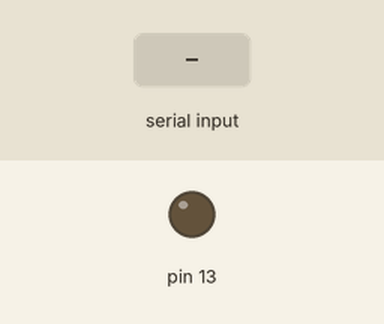
A sketch run on a simulated Arduino Uno, built with avr-gcc and run on an emulated ATmega328P. Shown: output pins drawn as LEDs (lit = HIGH). Inputs (shaded band) come from the test bench. What the sketch prints to the serial monitor is not drawn.

Above: at 1.2 s.
1.3 s: "1" received over Serial
At 2.8 s:
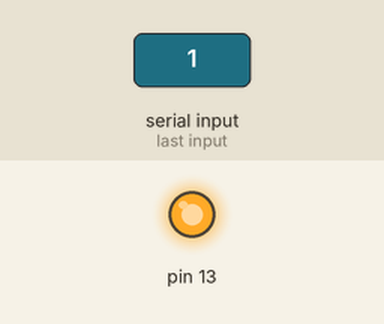
4.3 s: "0" received over Serial
At 7.0 s:
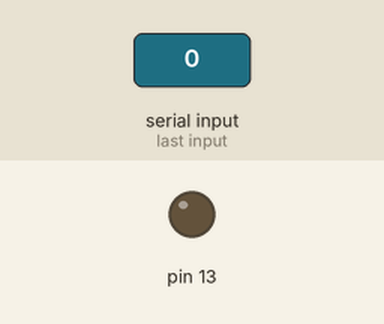
7.3 s: "2" received over Serial
At 8.8 s:
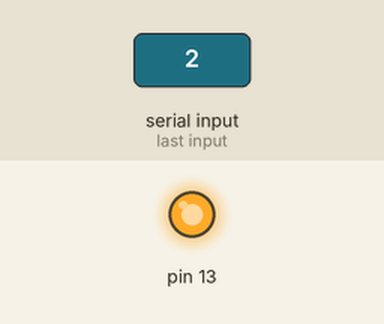
Timing chart, 0 to 10.5 s (numbered marks = the images above; inputs shaded):
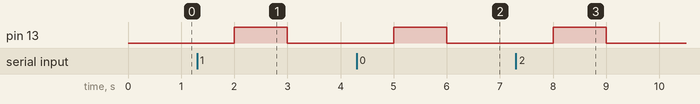

Measured:
- after the input at 1.3 s, pin 13: LOW → HIGH after 0.70 s, → LOW 1.0 s later
- after the input at 4.3 s, pin 13: LOW → HIGH after 0.70 s, → LOW 1.0 s later
- after the input at 7.3 s, pin 13: LOW → HIGH after 0.70 s, → LOW 1.0 s later

The sketch:

controlling_single_led_through_hardware.ino
```cpp
char x;
void setup() {
 pinMode(13, OUTPUT);
 Serial.begin(9600);
}

void loop() {
  if (Serial.available()){
    x=Serial.read();
    Serial.print(x);

    if(x='1'){
      digitalWrite(13,HIGH);
      delay(1000);}
    }
    if(x='2'){
      digitalWrite(13,LOW);
      delay(1000);

  }

}
```
